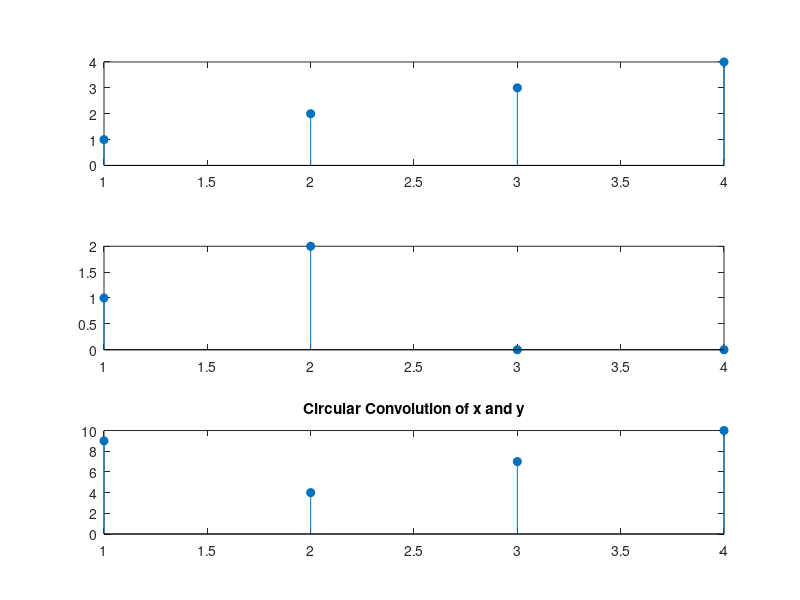

Reproduce this figure in MATLAB.
x = [1 2 3 4];
y = [1 2 0 0];
ccirc = ifft(fft(x).*fft(y));
subplot(3,1,1);
stem(x,'filled');
subplot(3,1,2);
stem(y,'filled');
subplot(3,1,3);
stem(ccirc,'filled');
ylim([0 10]);
title('Circular Convolution of x and y');
